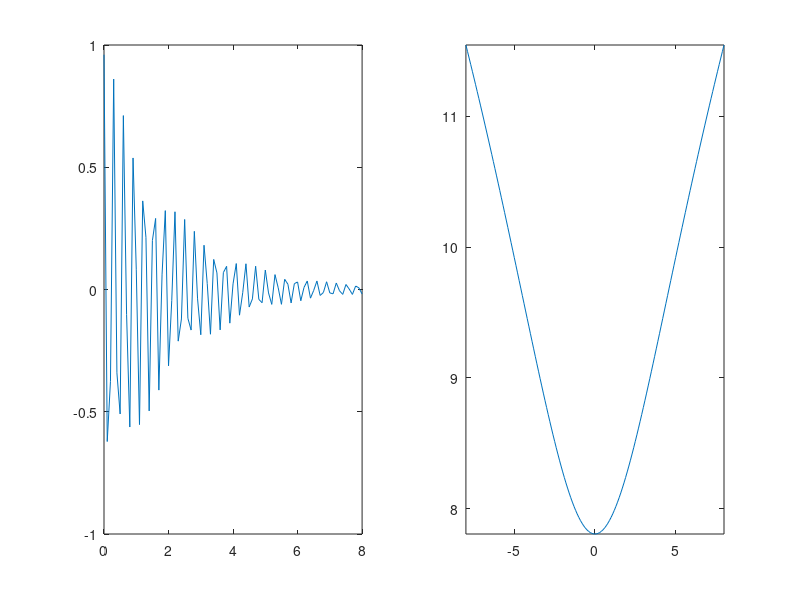

The MATLAB script that drew this image:
% Subplot two vectors t and v apart in a graph. 
% Where the vectors are overlapped for all times 0:8 on the graph

%Last Modified September 4, 2013
% Written by Steven Macenski
t = 0:.1:8;
z = (exp(1).^(-t./2).*cos(20*t-6));
v = -8:.1:8;
u = 6*log10(v.^2+20); 
subplot(1,2,1), plot(t,z);
subplot(1,2,2), plot(v,u);
axis tight
figure(1)
